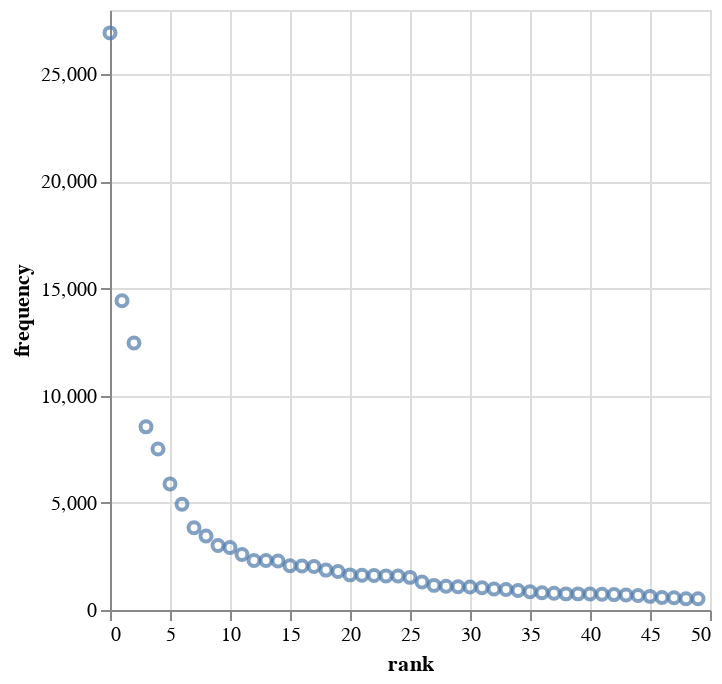

Notebook code cell kept with this figure:
### Code cell
import altair as alt

top_50_words = counts.most_common(50)

top_50_words.sort(key=lambda x: x[1], reverse=True)

zipfs_df = pd.DataFrame([{'lemma': h, 'frequency': i, 'rank': idx} for idx, (h, i) in enumerate(top_50_words)])

chart = alt.Chart(zipfs_df)

chart.mark_point().encode(x='rank', y='frequency')

### Figure 1 — Vega-Lite specification as saved in the notebook (floating-point values rounded to 4 significant figures)
{"config": {"view": {"continuousWidth": 300, "continuousHeight": 300}}, "data": {"name": "data-d7cc2679ce67c38c0be64da164c6bb00"}, "mark": {"type": "point"}, "encoding": {"x": {"field": "rank", "type": "quantitative"}, "y": {"field": "frequency", "type": "quantitative"}}, "$schema": "https://vega.github.io/schema/vega-lite/v5.20.1.json", "datasets": {"data-d7cc2679ce67c38c0be64da164c6bb00": [{"lemma": [7425985699627899538, "the"], "frequency": 26932, "rank": 0}, {"lemma": [886050111519832510, "of"], "frequency": 14435, "rank": 1}, {"lemma": [10382539506755952630, "be"], "frequency": 12456, "rank": 2}, {"lemma": [2283656566040971221, "and"], "frequency": 8547, "rank": 3}, {"lemma": [3791531372978436496, "to"], "frequency": 7510, "rank": 4}, {"lemma": [11901859001352538922, "a"], "frequency": 5881, "rank": 5}, {"lemma": [3002984154512732771, "in"], "frequency": 4931, "rank": 6}, {"lemma": [16875582379069451158, "they"], "frequency": 3842, "rank": 7}, {"lemma": [4380130941430378203, "that"], "frequency": 3457, "rank": 8}, {"lemma": [1655312771067108281, "he"], "frequency": 3010, "rank": 9}, {"lemma": [16764210730586636600, "by"], "frequency": 2916, "rank": 10}, {"lemma": [14692702688101715474, "have"], "frequency": 2590, "rank": 11}, {"lemma": [5640369432778651323, "on"], "frequency": 2314, "rank": 12}, {"lemma": [10239237003504588839, "it"], "frequency": 2310, "rank": 13}, {"lemma": [7831658034963690409, "from"], "frequency": 2283, "rank": 14}, {"lemma": [11667289587015813222, "at"], "frequency": 2068, "rank": 15}, {"lemma": [2661093235354845946, "his"], "frequency": 2052, "rank": 16}, {"lemma": [16037325823156266367, "for"], "frequency": 2034, "rank": 17}, {"lemma": [12510949447758279278, "with"], "frequency": 1862, "rank": 18}, {"lemma": [14560795576765492085, "but"], "frequency": 1797, "rank": 19}, {"lemma": [7437575085468336610, "as"], "frequency": 1639, "rank": 20}, {"lemma": [1995909169258310477, "this"], "frequency": 1620, "rank": 21}, {"lemma": [3876862883474502309, "who"], "frequency": 1611, "rank": 22}, {"lemma": [2555790282192608669, "son"], "frequency": 1591, "rank": 23}, {"lemma": [4244585616942201722, "their"], "frequency": 1587, "rank": 24}, {"lemma": [8685289367999165211, "say"], "frequency": 1523, "rank": 25}, {"lemma": [447765159362469301, "not"], "frequency": 1303, "rank": 26}, {"lemma": [15807309897752499399, "when"], "frequency": 1149, "rank": 27}, {"lemma": [14229572451745258962, "call"], "frequency": 1108, "rank": 28}, {"lemma": [2112642640949226496, "there"], "frequency": 1088, "rank": 29}, {"lemma": [7063653163634019529, "which"], "frequency": 1076, "rank": 30}, {"lemma": [4690420944186131903, "I"], "frequency": 1039, "rank": 31}, {"lemma": [15099054000809333061, "an"], "frequency": 982, "rank": 32}, {"lemma": [9614445426764226664, "make"], "frequency": 959, "rank": 33}, {"lemma": [12084876542534825196, "also"], "frequency": 906, "rank": 34}, {"lemma": [17454115351911680600, "one"], "frequency": 853, "rank": 35}, {"lemma": [13428508259213873547, "after"], "frequency": 804, "rank": 36}, {"lemma": [3104811030673030468, "man"], "frequency": 782, "rank": 37}, {"lemma": [17189192419614801911, "image"], "frequency": 753, "rank": 38}, {"lemma": [14667099791903937066, "city"], "frequency": 753, "rank": 39}, {"lemma": [1176656782636220709, "other"], "frequency": 747, "rank": 40}, {"lemma": [18309932012808971453, "name"], "frequency": 733, "rank": 41}, {"lemma": [9796954738320054583, "sanctuary"], "frequency": 719, "rank": 42}, {"lemma": [5307304325359566725, "come"], "frequency": 697, "rank": 43}, {"lemma": [13409319323822384369, "all"], "frequency": 677, "rank": 44}, {"lemma": [9781598966686434415, "so"], "frequency": 636, "rank": 45}, {"lemma": [6740321247510922449, "she"], "frequency": 581, "rank": 46}, {"lemma": [11640825575873464194, "give"], "frequency": 568, "rank": 47}, {"lemma": [8885804376230376864, "time"], "frequency": 526, "rank": 48}, {"lemma": [6789454535283781228, "take"], "frequency": 525, "rank": 49}]}}
